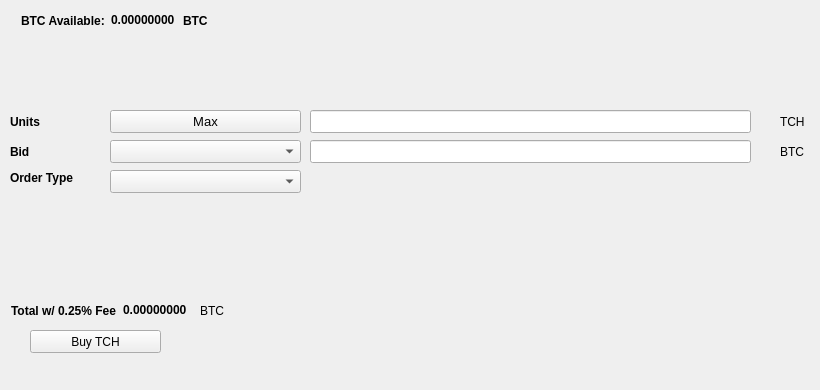
   <widget class="QWidget" name="BuyTab">
    <attribute name="title">
     <string>Buy</string>
    </attribute>
    <widget class="QPushButton" name="BuyTCH">
     <property name="geometry">
      <rect>
       <x>30</x>
       <y>330</y>
       <width>131</width>
       <height>23</height>
      </rect>
     </property>
     <property name="text">
      <string>Buy TCH</string>
     </property>
     <property name="icon">
      <iconset resource="../thecash.qrc">
       <normaloff>:/icons/bitcoin</normaloff>:/icons/bitcoin</iconset>
     </property>
    </widget>
    <widget class="QLabel" name="label_3">
     <property name="geometry">
      <rect>
       <x>10</x>
       <y>110</y>
       <width>46</width>
       <height>23</height>
      </rect>
     </property>
     <property name="font">
      <font>
       <weight>75</weight>
       <bold>true</bold>
      </font>
     </property>
     <property name="text">
      <string>Units</string>
     </property>
    </widget>
    <widget class="QLineEdit" name="UnitsInput">
     <property name="geometry">
      <rect>
       <x>310</x>
       <y>110</y>
       <width>441</width>
       <height>23</height>
      </rect>
     </property>
     <property name="font">
      <font>
       <pointsize>9</pointsize>
       <weight>75</weight>
       <bold>true</bold>
      </font>
     </property>
    </widget>
    <widget class="QLineEdit" name="BuyBidPriceEdit">
     <property name="geometry">
      <rect>
       <x>310</x>
       <y>140</y>
       <width>441</width>
       <height>23</height>
      </rect>
     </property>
     <property name="font">
      <font>
       <pointsize>9</pointsize>
       <weight>75</weight>
       <bold>true</bold>
      </font>
     </property>
    </widget>
    <widget class="QLabel" name="label_4">
     <property name="geometry">
      <rect>
       <x>780</x>
       <y>110</y>
       <width>31</width>
       <height>23</height>
      </rect>
     </property>
     <property name="text">
      <string>TCH</string>
     </property>
    </widget>
    <widget class="QLabel" name="label_5">
     <property name="geometry">
      <rect>
       <x>780</x>
       <y>140</y>
       <width>31</width>
       <height>23</height>
      </rect>
     </property>
     <property name="text">
      <string>BTC</string>
     </property>
    </widget>
    <widget class="QLabel" name="label_6">
     <property name="geometry">
      <rect>
       <x>10</x>
       <y>140</y>
       <width>46</width>
       <height>23</height>
      </rect>
     </property>
     <property name="font">
      <font>
       <weight>75</weight>
       <bold>true</bold>
      </font>
     </property>
     <property name="text">
      <string>Bid</string>
     </property>
    </widget>
    <widget class="QLabel" name="label_7">
     <property name="geometry">
      <rect>
       <x>10</x>
       <y>170</y>
       <width>91</width>
       <height>16</height>
      </rect>
     </property>
     <property name="font">
      <font>
       <weight>75</weight>
       <bold>true</bold>
      </font>
     </property>
     <property name="text">
      <string>Order Type</string>
     </property>
    </widget>
    <widget class="QPushButton" name="Buy_Max_Amount">
     <property name="geometry">
      <rect>
       <x>110</x>
       <y>110</y>
       <width>191</width>
       <height>23</height>
      </rect>
     </property>
     <property name="font">
      <font>
       <pointsize>10</pointsize>
      </font>
     </property>
     <property name="text">
      <string>Max</string>
     </property>
    </widget>
    <widget class="QComboBox" name="BuyBidcomboBox">
     <property name="geometry">
      <rect>
       <x>110</x>
       <y>140</y>
       <width>191</width>
       <height>23</height>
      </rect>
     </property>
     <property name="font">
      <font>
       <pointsize>10</pointsize>
      </font>
     </property>
    </widget>
    <widget class="QComboBox" name="buyOrdertypeCombo">
     <property name="geometry">
      <rect>
       <x>110</x>
       <y>170</y>
       <width>191</width>
       <height>23</height>
      </rect>
     </property>
     <property name="font">
      <font>
       <pointsize>10</pointsize>
      </font>
     </property>
    </widget>
    <widget class="QWidget" name="layoutWidget1">
     <property name="geometry">
      <rect>
       <x>21</x>
       <y>11</y>
       <width>227</width>
       <height>19</height>
      </rect>
     </property>
     <layout class="QHBoxLayout" name="horizontalLayout_3">
      <item>
       <widget class="QLabel" name="label232">
        <property name="font">
         <font>
          <weight>75</weight>
          <bold>true</bold>
         </font>
        </property>
        <property name="text">
         <string>BTC Available:</string>
        </property>
       </widget>
      </item>
      <item>
       <widget class="QLabel" name="BtcAvailableLbl">
        <property name="palette">
         <palette>
          <active>
           <colorrole role="WindowText">
            <brush brushstyle="SolidPattern">
             <color alpha="255">
              <red>0</red>
              <green>0</green>
              <blue>0</blue>
             </color>
            </brush>
           </colorrole>
           <colorrole role="Button">
            <brush brushstyle="SolidPattern">
             <color alpha="255">
              <red>0</red>
              <green>170</green>
              <blue>0</blue>
             </color>
            </brush>
           </colorrole>
           <colorrole role="Light">
            <brush brushstyle="SolidPattern">
             <color alpha="255">
              <red>0</red>
              <green>255</green>
              <blue>0</blue>
             </color>
            </brush>
           </colorrole>
           <colorrole role="Midlight">
            <brush brushstyle="SolidPattern">
             <color alpha="255">
              <red>0</red>
              <green>212</green>
              <blue>0</blue>
             </color>
            </brush>
           </colorrole>
           <colorrole role="Dark">
            <brush brushstyle="SolidPattern">
             <color alpha="255">
              <red>0</red>
              <green>85</green>
              <blue>0</blue>
             </color>
            </brush>
           </colorrole>
           <colorrole role="Mid">
            <brush brushstyle="SolidPattern">
             <color alpha="255">
              <red>0</red>
              <green>113</green>
              <blue>0</blue>
             </color>
            </brush>
           </colorrole>
           <colorrole role="Text">
            <brush brushstyle="SolidPattern">
             <color alpha="255">
              <red>0</red>
              <green>170</green>
              <blue>0</blue>
             </color>
            </brush>
           </colorrole>
           <colorrole role="BrightText">
            <brush brushstyle="SolidPattern">
             <color alpha="255">
              <red>255</red>
              <green>255</green>
              <blue>255</blue>
             </color>
            </brush>
           </colorrole>
           <colorrole role="ButtonText">
            <brush brushstyle="SolidPattern">
             <color alpha="255">
              <red>0</red>
              <green>0</green>
              <blue>0</blue>
             </color>
            </brush>
           </colorrole>
           <colorrole role="Base">
            <brush brushstyle="SolidPattern">
             <color alpha="255">
              <red>255</red>
              <green>255</green>
              <blue>255</blue>
             </color>
            </brush>
           </colorrole>
           <colorrole role="Window">
            <brush brushstyle="SolidPattern">
             <color alpha="255">
              <red>0</red>
              <green>170</green>
              <blue>0</blue>
             </color>
            </brush>
           </colorrole>
           <colorrole role="Shadow">
            <brush brushstyle="SolidPattern">
             <color alpha="255">
              <red>0</red>
              <green>0</green>
              <blue>0</blue>
             </color>
            </brush>
           </colorrole>
           <colorrole role="AlternateBase">
            <brush brushstyle="SolidPattern">
             <color alpha="255">
              <red>127</red>
              <green>212</green>
              <blue>127</blue>
             </color>
            </brush>
           </colorrole>
           <colorrole role="ToolTipBase">
            <brush brushstyle="SolidPattern">
             <color alpha="255">
              <red>255</red>
              <green>255</green>
              <blue>220</blue>
             </color>
            </brush>
           </colorrole>
           <colorrole role="ToolTipText">
            <brush brushstyle="SolidPattern">
             <color alpha="255">
              <red>0</red>
              <green>0</green>
              <blue>0</blue>
             </color>
            </brush>
           </colorrole>
          </active>
          <inactive>
           <colorrole role="WindowText">
            <brush brushstyle="SolidPattern">
             <color alpha="255">
              <red>0</red>
              <green>0</green>
              <blue>0</blue>
             </color>
            </brush>
           </colorrole>
           <colorrole role="Button">
            <brush brushstyle="SolidPattern">
             <color alpha="255">
              <red>0</red>
              <green>170</green>
              <blue>0</blue>
             </color>
            </brush>
           </colorrole>
           <colorrole role="Light">
            <brush brushstyle="SolidPattern">
             <color alpha="255">
              <red>0</red>
              <green>255</green>
              <blue>0</blue>
             </color>
            </brush>
           </colorrole>
           <colorrole role="Midlight">
            <brush brushstyle="SolidPattern">
             <color alpha="255">
              <red>0</red>
              <green>212</green>
              <blue>0</blue>
             </color>
            </brush>
           </colorrole>
           <colorrole role="Dark">
            <brush brushstyle="SolidPattern">
             <color alpha="255">
              <red>0</red>
              <green>85</green>
              <blue>0</blue>
             </color>
            </brush>
           </colorrole>
           <colorrole role="Mid">
            <brush brushstyle="SolidPattern">
             <color alpha="255">
              <red>0</red>
              <green>113</green>
              <blue>0</blue>
             </color>
            </brush>
           </colorrole>
           <colorrole role="Text">
            <brush brushstyle="SolidPattern">
             <color alpha="255">
              <red>0</red>
              <green>170</green>
              <blue>0</blue>
             </color>
            </brush>
           </colorrole>
           <colorrole role="BrightText">
            <brush brushstyle="SolidPattern">
             <color alpha="255">
              <red>255</red>
              <green>255</green>
              <blue>255</blue>
             </color>
            </brush>
           </colorrole>
           <colorrole role="ButtonText">
            <brush brushstyle="SolidPattern">
             <color alpha="255">
              <red>0</red>
              <green>0</green>
              <blue>0</blue>
             </color>
            </brush>
           </colorrole>
           <colorrole role="Base">
            <brush brushstyle="SolidPattern">
             <color alpha="255">
              <red>255</red>
              <green>255</green>
              <blue>255</blue>
             </color>
            </brush>
           </colorrole>
           <colorrole role="Window">
            <brush brushstyle="SolidPattern">
             <color alpha="255">
              <red>0</red>
              <green>170</green>
              <blue>0</blue>
             </color>
            </brush>
           </colorrole>
           <colorrole role="Shadow">
            <brush brushstyle="SolidPattern">
             <color alpha="255">
              <red>0</red>
              <green>0</green>
              <blue>0</blue>
             </color>
            </brush>
           </colorrole>
           <colorrole role="AlternateBase">
            <brush brushstyle="SolidPattern">
             <color alpha="255">
              <red>127</red>
              <green>212</green>
              <blue>127</blue>
             </color>
            </brush>
           </colorrole>
           <colorrole role="ToolTipBase">
            <brush brushstyle="SolidPattern">
             <color alpha="255">
              <red>255</red>
              <green>255</green>
              <blue>220</blue>
             </color>
            </brush>
           </colorrole>
           <colorrole role="ToolTipText">
            <brush brushstyle="SolidPattern">
             <color alpha="255">
              <red>0</red>
              <green>0</green>
              <blue>0</blue>
             </color>
            </brush>
           </colorrole>
          </inactive>
          <disabled>
           <colorrole role="WindowText">
            <brush brushstyle="SolidPattern">
             <color alpha="255">
              <red>0</red>
              <green>85</green>
              <blue>0</blue>
             </color>
            </brush>
           </colorrole>
           <colorrole role="Button">
            <brush brushstyle="SolidPattern">
             <color alpha="255">
              <red>0</red>
              <green>170</green>
              <blue>0</blue>
             </color>
            </brush>
           </colorrole>
           <colorrole role="Light">
            <brush brushstyle="SolidPattern">
             <color alpha="255">
              <red>0</red>
              <green>255</green>
              <blue>0</blue>
             </color>
            </brush>
           </colorrole>
           <colorrole role="Midlight">
            <brush brushstyle="SolidPattern">
             <color alpha="255">
              <red>0</red>
              <green>212</green>
              <blue>0</blue>
             </color>
            </brush>
           </colorrole>
           <colorrole role="Dark">
            <brush brushstyle="SolidPattern">
             <color alpha="255">
              <red>0</red>
              <green>85</green>
              <blue>0</blue>
             </color>
            </brush>
           </colorrole>
           <colorrole role="Mid">
            <brush brushstyle="SolidPattern">
             <color alpha="255">
              <red>0</red>
              <green>113</green>
              <blue>0</blue>
             </color>
            </brush>
           </colorrole>
           <colorrole role="Text">
            <brush brushstyle="SolidPattern">
             <color alpha="255">
              <red>0</red>
              <green>85</green>
              <blue>0</blue>
             </color>
            </brush>
           </colorrole>
           <colorrole role="BrightText">
            <brush brushstyle="SolidPattern">
             <color alpha="255">
              <red>255</red>
              <green>255</green>
              <blue>255</blue>
             </color>
            </brush>
           </colorrole>
           <colorrole role="ButtonText">
            <brush brushstyle="SolidPattern">
             <color alpha="255">
              <red>0</red>
              <green>85</green>
              <blue>0</blue>
             </color>
            </brush>
           </colorrole>
           <colorrole role="Base">
            <brush brushstyle="SolidPattern">
             <color alpha="255">
              <red>0</red>
              <green>170</green>
              <blue>0</blue>
             </color>
            </brush>
           </colorrole>
           <colorrole role="Window">
            <brush brushstyle="SolidPattern">
             <color alpha="255">
              <red>0</red>
              <green>170</green>
              <blue>0</blue>
             </color>
            </brush>
           </colorrole>
           <colorrole role="Shadow">
            <brush brushstyle="SolidPattern">
             <color alpha="255">
              <red>0</red>
              <green>0</green>
              <blue>0</blue>
             </color>
            </brush>
           </colorrole>
           <colorrole role="AlternateBase">
            <brush brushstyle="SolidPattern">
             <color alpha="255">
              <red>0</red>
              <green>170</green>
              <blue>0</blue>
             </color>
            </brush>
           </colorrole>
           <colorrole role="ToolTipBase">
            <brush brushstyle="SolidPattern">
             <color alpha="255">
              <red>255</red>
              <green>255</green>
              <blue>220</blue>
             </color>
            </brush>
           </colorrole>
           <colorrole role="ToolTipText">
            <brush brushstyle="SolidPattern">
             <color alpha="255">
              <red>0</red>
              <green>0</green>
              <blue>0</blue>
             </color>
            </brush>
           </colorrole>
          </disabled>
         </palette>
        </property>
        <property name="font">
         <font>
          <weight>75</weight>
          <bold>true</bold>
         </font>
        </property>
        <property name="text">
         <string>0.00000000</string>
        </property>
        <property name="textInteractionFlags">
         <set>Qt::LinksAccessibleByMouse|Qt::TextSelectableByKeyboard|Qt::TextSelectableByMouse</set>
        </property>
       </widget>
      </item>
      <item>
       <widget class="QLabel" name="BtcAvailableLbl_2">
        <property name="font">
         <font>
          <weight>75</weight>
          <bold>true</bold>
         </font>
        </property>
        <property name="text">
         <string>BTC</string>
        </property>
       </widget>
      </item>
     </layout>
    </widget>
    <widget class="QWidget" name="layoutWidge2">
     <property name="geometry">
      <rect>
       <x>11</x>
       <y>301</y>
       <width>259</width>
       <height>19</height>
      </rect>
     </property>
     <layout class="QHBoxLayout" name="horizontalLayout_4">
      <item>
       <widget class="QLabel" name="label_9">
        <property name="font">
         <font>
          <weight>75</weight>
          <bold>true</bold>
         </font>
        </property>
        <property name="text">
         <string>Total w/ 0.25% Fee</string>
        </property>
       </widget>
      </item>
      <item>
       <widget class="QLabel" name="BuyCostLabel">
        <property name="palette">
         <palette>
          <active>
           <colorrole role="WindowText">
            <brush brushstyle="SolidPattern">
             <color alpha="255">
              <red>0</red>
              <green>0</green>
              <blue>0</blue>
             </color>
            </brush>
           </colorrole>
           <colorrole role="Button">
            <brush brushstyle="SolidPattern">
             <color alpha="255">
              <red>0</red>
              <green>170</green>
              <blue>0</blue>
             </color>
            </brush>
           </colorrole>
           <colorrole role="Light">
            <brush brushstyle="SolidPattern">
             <color alpha="255">
              <red>0</red>
              <green>255</green>
              <blue>0</blue>
             </color>
            </brush>
           </colorrole>
           <colorrole role="Midlight">
            <brush brushstyle="SolidPattern">
             <color alpha="255">
              <red>0</red>
              <green>212</green>
              <blue>0</blue>
             </color>
            </brush>
           </colorrole>
           <colorrole role="Dark">
            <brush brushstyle="SolidPattern">
             <color alpha="255">
              <red>0</red>
              <green>85</green>
              <blue>0</blue>
             </color>
            </brush>
           </colorrole>
           <colorrole role="Mid">
            <brush brushstyle="SolidPattern">
             <color alpha="255">
              <red>0</red>
              <green>113</green>
              <blue>0</blue>
             </color>
            </brush>
           </colorrole>
           <colorrole role="Text">
            <brush brushstyle="SolidPattern">
             <color alpha="255">
              <red>0</red>
              <green>170</green>
              <blue>0</blue>
             </color>
            </brush>
           </colorrole>
           <colorrole role="BrightText">
            <brush brushstyle="SolidPattern">
             <color alpha="255">
              <red>255</red>
              <green>255</green>
              <blue>255</blue>
             </color>
            </brush>
           </colorrole>
           <colorrole role="ButtonText">
            <brush brushstyle="SolidPattern">
             <color alpha="255">
              <red>0</red>
              <green>0</green>
              <blue>0</blue>
             </color>
            </brush>
           </colorrole>
           <colorrole role="Base">
            <brush brushstyle="SolidPattern">
             <color alpha="255">
              <red>255</red>
              <green>255</green>
              <blue>255</blue>
             </color>
            </brush>
           </colorrole>
           <colorrole role="Window">
            <brush brushstyle="SolidPattern">
             <color alpha="255">
              <red>0</red>
              <green>170</green>
              <blue>0</blue>
             </color>
            </brush>
           </colorrole>
           <colorrole role="Shadow">
            <brush brushstyle="SolidPattern">
             <color alpha="255">
              <red>0</red>
              <green>0</green>
              <blue>0</blue>
             </color>
            </brush>
           </colorrole>
           <colorrole role="AlternateBase">
            <brush brushstyle="SolidPattern">
             <color alpha="255">
              <red>127</red>
              <green>212</green>
              <blue>127</blue>
             </color>
            </brush>
           </colorrole>
           <colorrole role="ToolTipBase">
            <brush brushstyle="SolidPattern">
             <color alpha="255">
              <red>255</red>
              <green>255</green>
              <blue>220</blue>
             </color>
            </brush>
           </colorrole>
           <colorrole role="ToolTipText">
            <brush brushstyle="SolidPattern">
             <color alpha="255">
              <red>0</red>
              <green>0</green>
              <blue>0</blue>
             </color>
            </brush>
           </colorrole>
          </active>
          <inactive>
           <colorrole role="WindowText">
            <brush brushstyle="SolidPattern">
             <color alpha="255">
              <red>0</red>
              <green>0</green>
              <blue>0</blue>
             </color>
            </brush>
           </colorrole>
           <colorrole role="Button">
            <brush brushstyle="SolidPattern">
             <color alpha="255">
              <red>0</red>
              <green>170</green>
              <blue>0</blue>
             </color>
            </brush>
           </colorrole>
           <colorrole role="Light">
            <brush brushstyle="SolidPattern">
             <color alpha="255">
              <red>0</red>
              <green>255</green>
              <blue>0</blue>
             </color>
            </brush>
           </colorrole>
           <colorrole role="Midlight">
            <brush brushstyle="SolidPattern">
             <color alpha="255">
              <red>0</red>
              <green>212</green>
              <blue>0</blue>
             </color>
            </brush>
           </colorrole>
           <colorrole role="Dark">
            <brush brushstyle="SolidPattern">
             <color alpha="255">
              <red>0</red>
              <green>85</green>
              <blue>0</blue>
             </color>
            </brush>
           </colorrole>
           <colorrole role="Mid">
            <brush brushstyle="SolidPattern">
             <color alpha="255">
              <red>0</red>
              <green>113</green>
              <blue>0</blue>
             </color>
            </brush>
           </colorrole>
           <colorrole role="Text">
            <brush brushstyle="SolidPattern">
             <color alpha="255">
              <red>0</red>
              <green>170</green>
              <blue>0</blue>
             </color>
            </brush>
           </colorrole>
           <colorrole role="BrightText">
            <brush brushstyle="SolidPattern">
             <color alpha="255">
              <red>255</red>
              <green>255</green>
              <blue>255</blue>
             </color>
            </brush>
           </colorrole>
           <colorrole role="ButtonText">
            <brush brushstyle="SolidPattern">
             <color alpha="255">
              <red>0</red>
              <green>0</green>
              <blue>0</blue>
             </color>
            </brush>
           </colorrole>
           <colorrole role="Base">
            <brush brushstyle="SolidPattern">
             <color alpha="255">
              <red>255</red>
              <green>255</green>
              <blue>255</blue>
             </color>
            </brush>
           </colorrole>
           <colorrole role="Window">
            <brush brushstyle="SolidPattern">
             <color alpha="255">
              <red>0</red>
              <green>170</green>
              <blue>0</blue>
             </color>
            </brush>
           </colorrole>
           <colorrole role="Shadow">
            <brush brushstyle="SolidPattern">
             <color alpha="255">
              <red>0</red>
              <green>0</green>
              <blue>0</blue>
             </color>
            </brush>
           </colorrole>
           <colorrole role="AlternateBase">
            <brush brushstyle="SolidPattern">
             <color alpha="255">
              <red>127</red>
              <green>212</green>
              <blue>127</blue>
             </color>
            </brush>
           </colorrole>
           <colorrole role="ToolTipBase">
            <brush brushstyle="SolidPattern">
             <color alpha="255">
              <red>255</red>
              <green>255</green>
              <blue>220</blue>
             </color>
            </brush>
           </colorrole>
           <colorrole role="ToolTipText">
            <brush brushstyle="SolidPattern">
             <color alpha="255">
              <red>0</red>
              <green>0</green>
              <blue>0</blue>
             </color>
            </brush>
           </colorrole>
          </inactive>
          <disabled>
           <colorrole role="WindowText">
            <brush brushstyle="SolidPattern">
             <color alpha="255">
              <red>0</red>
              <green>85</green>
              <blue>0</blue>
             </color>
            </brush>
           </colorrole>
           <colorrole role="Button">
            <brush brushstyle="SolidPattern">
             <color alpha="255">
              <red>0</red>
              <green>170</green>
              <blue>0</blue>
             </color>
            </brush>
           </colorrole>
           <colorrole role="Light">
            <brush brushstyle="SolidPattern">
             <color alpha="255">
              <red>0</red>
              <green>255</green>
              <blue>0</blue>
             </color>
            </brush>
           </colorrole>
           <colorrole role="Midlight">
            <brush brushstyle="SolidPattern">
             <color alpha="255">
              <red>0</red>
              <green>212</green>
              <blue>0</blue>
             </color>
            </brush>
           </colorrole>
           <colorrole role="Dark">
            <brush brushstyle="SolidPattern">
             <color alpha="255">
              <red>0</red>
              <green>85</green>
              <blue>0</blue>
             </color>
            </brush>
           </colorrole>
           <colorrole role="Mid">
            <brush brushstyle="SolidPattern">
             <color alpha="255">
              <red>0</red>
              <green>113</green>
              <blue>0</blue>
             </color>
            </brush>
           </colorrole>
           <colorrole role="Text">
            <brush brushstyle="SolidPattern">
             <color alpha="255">
              <red>0</red>
              <green>85</green>
              <blue>0</blue>
             </color>
            </brush>
           </colorrole>
           <colorrole role="BrightText">
            <brush brushstyle="SolidPattern">
             <color alpha="255">
              <red>255</red>
              <green>255</green>
              <blue>255</blue>
             </color>
            </brush>
           </colorrole>
           <colorrole role="ButtonText">
            <brush brushstyle="SolidPattern">
             <color alpha="255">
              <red>0</red>
              <green>85</green>
              <blue>0</blue>
             </color>
            </brush>
           </colorrole>
           <colorrole role="Base">
            <brush brushstyle="SolidPattern">
             <color alpha="255">
              <red>0</red>
              <green>170</green>
              <blue>0</blue>
             </color>
            </brush>
           </colorrole>
           <colorrole role="Window">
            <brush brushstyle="SolidPattern">
             <color alpha="255">
              <red>0</red>
              <green>170</green>
              <blue>0</blue>
             </color>
            </brush>
           </colorrole>
           <colorrole role="Shadow">
            <brush brushstyle="SolidPattern">
             <color alpha="255">
              <red>0</red>
              <green>0</green>
              <blue>0</blue>
             </color>
            </brush>
           </colorrole>
           <colorrole role="AlternateBase">
            <brush brushstyle="SolidPattern">
             <color alpha="255">
              <red>0</red>
              <green>170</green>
              <blue>0</blue>
             </color>
            </brush>
           </colorrole>
           <colorrole role="ToolTipBase">
            <brush brushstyle="SolidPattern">
             <color alpha="255">
              <red>255</red>
              <green>255</green>
              <blue>220</blue>
             </color>
            </brush>
           </colorrole>
           <colorrole role="ToolTipText">
            <brush brushstyle="SolidPattern">
             <color alpha="255">
              <red>0</red>
              <green>0</green>
              <blue>0</blue>
             </color>
            </brush>
           </colorrole>
          </disabled>
         </palette>
        </property>
        <property name="font">
         <font>
          <weight>75</weight>
          <bold>true</bold>
         </font>
        </property>
        <property name="autoFillBackground">
         <bool>false</bool>
        </property>
        <property name="text">
         <string>0.00000000</string>
        </property>
        <property name="textInteractionFlags">
         <set>Qt::LinksAccessibleByMouse|Qt::TextSelectableByMouse</set>
        </property>
       </widget>
      </item>
      <item>
       <widget class="QLabel" name="label_10">
        <property name="font">
         <font>
          <weight>50</weight>
          <bold>false</bold>
         </font>
        </property>
        <property name="text">
         <string>BTC</string>
        </property>
       </widget>
      </item>
     </layout>
    </widget>
    <widget class="QLabel" name="label_24">
     <property name="geometry">
      <rect>
       <x>460</x>
       <y>300</y>
       <width>281</width>
       <height>81</height>
      </rect>
     </property>
     <property name="text">
      <string/>
     </property>
     <property name="pixmap">
      <pixmap>:/images/bittrex</pixmap>
     </property>
    </widget>
   </widget>
